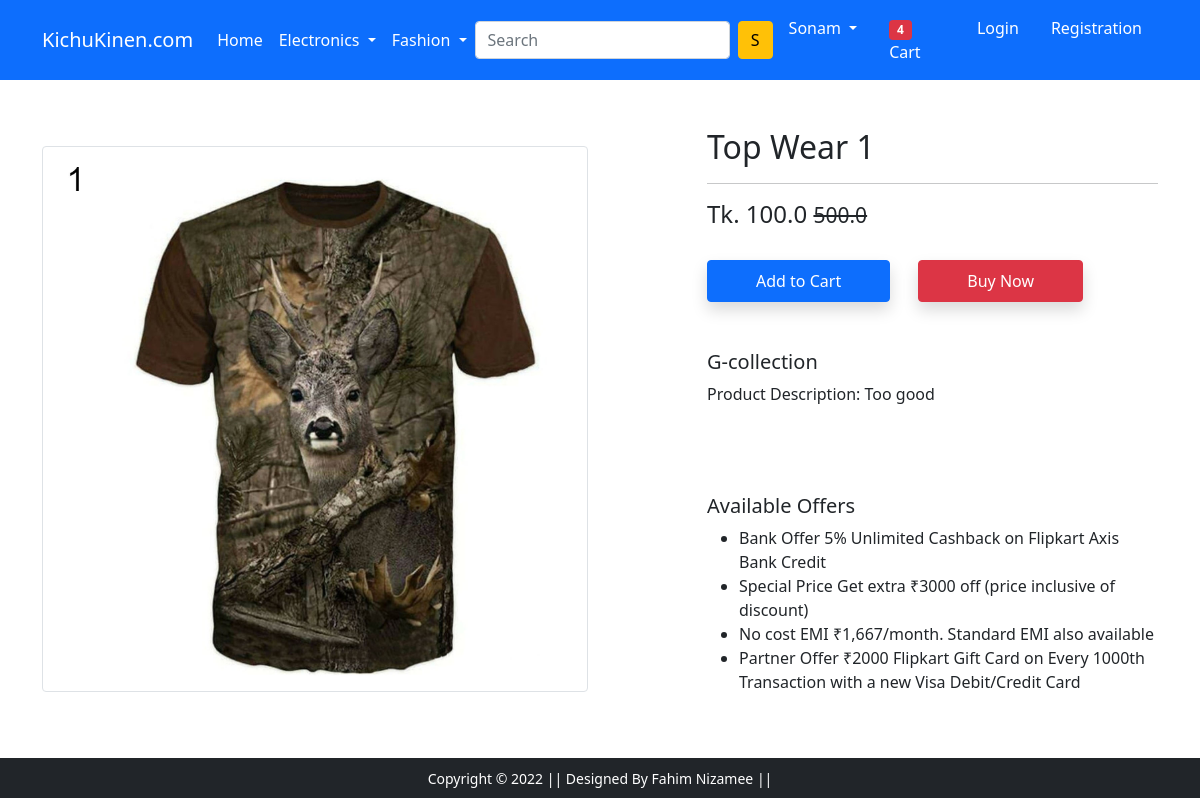
Screenshot of /product-detail/1 with the database file from the repository.
### app/models.py (models this page shows, shortened)
class Product(models.Model):
    title=models.CharField(max_length=100)
    selling_price=models.FloatField()
    discounted_price=models.FloatField()
    description = models.TextField()
    brand=models.CharField(max_length=100)
    category=models.CharField(choices=CATAGORY_CHOICES,max_length=2)
    product_image=models.ImageField(upload_to='productimg')

### app/views.py (the view)
# urls.py: path('product-detail/<int:pk>', views.ProductDetailView.as_view(), name='product-detail'),
class ProductDetailView(View):
    def get(self,request,pk):
        product=Product.objects.get(pk=pk)
        return render(request,'app/productdetail.html',{'product':product})

### app/templates/app/productdetail.html (shortened to what this page needs)
{% extends 'app/base.html' %}
{% load static %}
{% block main-content %}
<div class="container my-5">
 <div class="row">
  <div class="col-sm-6 text-center align-self-center">
   <img src="{{product.product_image.url}}" alt="" class="img-fluid img-thumbnail">
  </div>
  <div class="col-sm-5 offset-sm-1">
   <h2>{{product.title}}</h2>
   <hr>
   <h4>Tk. {{product.discounted_price}} <small class="fw-light text-decoration-line-through">{{product.selling_price}}</small></h4> <br>
   <a href="{% url 'add-to-cart' %}" class="btn btn-primary shadow px-5 py-2">Add to Cart</a>
   <a href="{% url 'buy-now' %}" class="btn btn-danger shadow px-5 py-2 ms-4">Buy Now</a>
   <h5 class="mt-5">{{product.brand}}</h5>
   <p>Product Description: {{product.description}}</p> <br>
   <h5 class="mt-5">Available Offers</h5>
   <ul>
    <li>Bank Offer 5% Unlimited Cashback on Flipkart Axis Bank Credit</li>
    <li>Special Price Get extra ₹3000 off (price inclusive of discount)</li>
    <li>No cost EMI ₹1,667/month. Standard EMI also available</li>
    <li>Partner Offer ₹2000 Flipkart Gift Card on Every 1000th Transaction with a new Visa Debit/Credit Card</li>
   </ul>
  </div>
 </div>
</div>
{% endblock main-content %}

### rows the page displays
Product: product_image (picture), title "Top Wear 1", discounted_price "100.0", selling_price "500.0", brand "G-collection", description "Too good"
